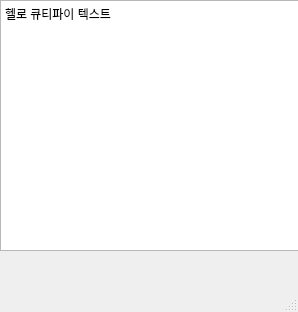
<?xml version="1.0" encoding="UTF-8"?>
<ui version="4.0">
 <class>MainWindow</class>
 <widget class="QMainWindow" name="MainWindow">
  <property name="geometry">
   <rect>
    <x>0</x>
    <y>0</y>
    <width>298</width>
    <height>312</height>
   </rect>
  </property>
  <property name="windowTitle">
   <string>헬로우 큐티5</string>
  </property>
  <widget class="QWidget" name="centralwidget">
   <widget class="QPlainTextEdit" name="plainTextEdit">
    <property name="geometry">
     <rect>
      <x>0</x>
      <y>0</y>
      <width>301</width>
      <height>251</height>
     </rect>
    </property>
    <property name="plainText">
     <string>헬로 큐티파이 텍스트</string>
    </property>
   </widget>
  </widget>
  <widget class="QMenuBar" name="menubar">
   <property name="geometry">
    <rect>
     <x>0</x>
     <y>0</y>
     <width>298</width>
     <height>31</height>
    </rect>
   </property>
  </widget>
  <widget class="QStatusBar" name="statusbar"/>
 </widget>
 <resources/>
 <connections/>
</ui>
